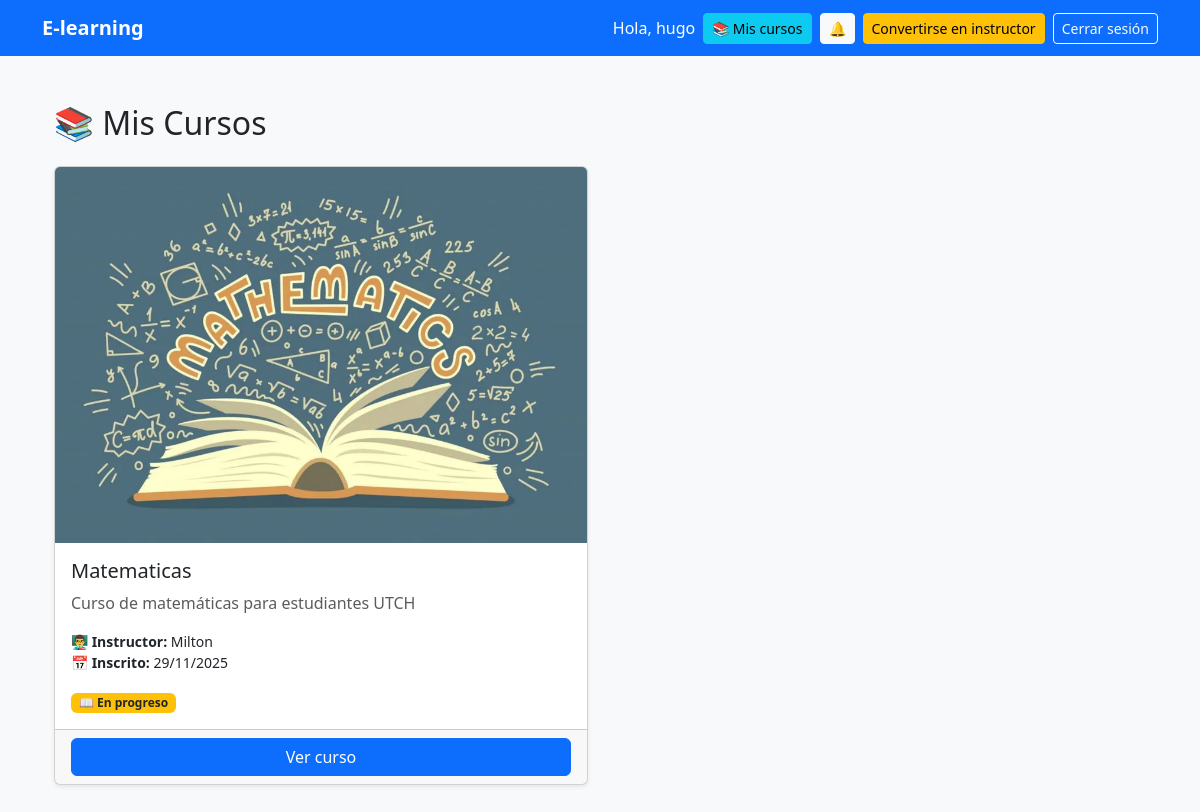
The page /mis-cursos/ (signed in) on the database its author committed.
### accounts/models.py (models this page shows)
class User(AbstractUser):
    ROLES = (
        ('student', 'Estudiante'),
        ('teacher', 'Instructor'),
        ('admin', 'Administrador'),
    )
    role = models.CharField(max_length=20, choices=ROLES, default='student')
    @property
    def notificaciones_no_leidas(self):
        return self.notificaciones.filter(leida=False).count()

### courses/models.py (models this page shows, shortened)
class Enrollment(models.Model):
    estudiante = models.ForeignKey(settings.AUTH_USER_MODEL, on_delete=models.CASCADE)
    curso = models.ForeignKey(Curso, on_delete=models.CASCADE)
    fecha_inscripcion = models.DateTimeField(auto_now_add=True)
    completado = models.BooleanField(default=False)
    class Meta:
        verbose_name = 'Inscripción'
        verbose_name_plural = 'Inscripciones'
        unique_together = ['estudiante', 'curso']

class Curso(models.Model):
    titulo = models.CharField(max_length=100)
    descripcion = models.TextField()
    instructor = models.CharField(max_length=100)
    fecha_creacion = models.DateField(auto_now_add=True)
    imagen = models.ImageField(upload_to='cursos/', blank=True, null=True)
    class Meta:
        verbose_name = 'Curso'
        verbose_name_plural = 'Cursos'

### courses/views.py (the view)
# urls.py: path('mis-cursos/', mis_cursos, name='mis_cursos'),
@login_required
def mis_cursos(request):
    if request.user.role != 'student':
        messages.warning(request, 'Esta sección es solo para estudiantes')
        return redirect('home')
    inscripciones = Enrollment.objects.filter(estudiante=request.user).select_related('curso')
    return render(request, 'courses/mis_cursos.html', {
        'inscripciones': inscripciones
    })

### courses/templates/courses/mis_cursos.html (shortened to what this page needs)
{% extends "base.html" %}
{% block content %}
<div class="container py-4">
    <h2 class="mb-4">📚 Mis Cursos</h2>
    {% if inscripciones %}
        <div class="row">
            {% for inscripcion in inscripciones %}
                <div class="col-md-6 mb-4">
                    <div class="card shadow-sm h-100">
                        {% if inscripcion.curso.imagen %}
                            <img src="{{ inscripcion.curso.imagen.url }}" class="card-img-top" alt="{{ inscripcion.curso.titulo }}">
                        {% endif %}
                        <div class="card-body">
                            <h5 class="card-title">{{ inscripcion.curso.titulo }}</h5>
                            <p class="card-text text-muted">{{ inscripcion.curso.descripcion|truncatechars:100 }}</p>
                            <p class="small">
                                <strong>👨‍🏫 Instructor:</strong> {{ inscripcion.curso.instructor }}<br>
                                <strong>📅 Inscrito:</strong> {{ inscripcion.fecha_inscripcion|date:"d/m/Y" }}
                            </p>
                            {% if inscripcion.completado %}
                                <span class="badge bg-success">✅ Completado</span>
                            {% else %}
                                <span class="badge bg-warning text-dark">📖 En progreso</span>
                            {% endif %}
                        </div>
                        <div class="card-footer">
                            <a href="{% url 'detalle_curso' inscripcion.curso.id %}" class="btn btn-primary w-100">
                                Ver curso
                            </a>
                        </div>
                    </div>
                </div>
            {% endfor %}
        </div>
    {% else %}
        <div class="alert alert-info">
            📭 Aún no estás inscrito en ningún curso.
            <a href="{% url 'home' %}" class="alert-link">Explora cursos disponibles</a>
        </div>
    {% endif %}
</div>
{% endblock %}

### templates/base.html (shortened to what this page needs)
{% load static %}
<!DOCTYPE html>
<html lang="es">
<head>
  <link href="https://cdn.jsdelivr.net/npm/bootstrap@5.3.3/dist/css/bootstrap.min.css" rel="stylesheet">
</head>
<body class="bg-light">
  <nav class="navbar navbar-expand-lg navbar-dark bg-primary">
    <div class="container">
      <a class="navbar-brand fw-bold" href="/">E-learning</a>
      <div class="collapse navbar-collapse" id="menu">
        <ul class="navbar-nav ms-auto align-items-center">
          {% if request.user.is_authenticated %}
            <li class="nav-item me-2">
              <span class="navbar-text text-white">Hola, {{ request.user.username }}</span>
            </li>
            {% if request.user.role == 'student' %}
              <li class="nav-item me-2">
                <a href="{% url 'mis_cursos' %}" class="btn btn-info btn-sm">📚 Mis cursos</a>
              </li>
              <li class="nav-item me-2 position-relative">
                <a href="{% url 'mis_notificaciones' %}" class="btn btn-light btn-sm position-relative">
                  🔔
                </a>
              </li>
              <li class="nav-item me-2">
                <a class="btn btn-warning btn-sm" href="{% url 'volverse_teacher' %}">Convertirse en instructor</a>
              </li>
            {% endif %}
            <li class="nav-item">
              <a class="btn btn-outline-light btn-sm" href="{% url 'logout' %}">Cerrar sesión</a>
            </li>
          {% endif %}
        </ul>
      </div>
    </div>
  </nav>
  <main class="container py-4">
    {% block content %}
    {% endblock %}
  </main>
</body>
</html>

### rows shown on the page
User: user.username "hugo"
Enrollment: curso.imagen (picture), curso.titulo "Matematicas", curso.descripcion "Curso de matemáticas para estudiantes UTCH", curso.instructor "Milton", fecha_inscripcion "29/11/2025", completado "📖 En progreso"
